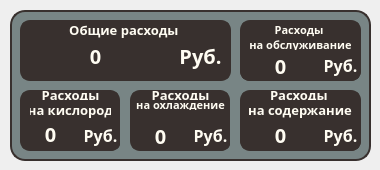
     <widget class="QWidget" name="tab_2">
      <attribute name="title">
       <string>Экономические показатели</string>
      </attribute>
      <widget class="QWidget" name="widget_2" native="true">
       <property name="geometry">
        <rect>
         <x>10</x>
         <y>10</y>
         <width>361</width>
         <height>151</height>
        </rect>
       </property>
       <property name="styleSheet">
        <string notr="true">
color: #FFFCF2;
background-color: #788585;
border-radius: 15px;                     /* &lt;----  закругление краев  */ 
font-weight: bold;
font-size: 10pt;
font-family: Montserrat ExtraBold;
border: 2px solid #38302e; /*&lt;----- цвет границы*/
</string>
       </property>
       <widget class="QWidget" name="widget_indicators_cell_4" native="true">
        <property name="geometry">
         <rect>
          <x>10</x>
          <y>10</y>
          <width>211</width>
          <height>61</height>
         </rect>
        </property>
        <property name="styleSheet">
         <string notr="true">
color: #FFFCF2;
background-color: #38302e;
border-radius: 10px;                     /* &lt;----  закругление краев  */ 
font-weight: bold;
font-size: 10pt;
font-family: Montserrat ExtraBold;
border: 2px solid #38302e; /*&lt;----- цвет границы*/
</string>
        </property>
        <widget class="QLabel" name="label_5">
         <property name="geometry">
          <rect>
           <x>10</x>
           <y>0</y>
           <width>191</width>
           <height>20</height>
          </rect>
         </property>
         <property name="layoutDirection">
          <enum>Qt::LayoutDirection::LeftToRight</enum>
         </property>
         <property name="styleSheet">
          <string notr="true">
color: #FFFCF2;
background-color: #38302e;
border-radius: 0px;                     /* &lt;----  закругление краев  */ 
font-weight: bold;
font-size: 10pt;
font-family: Montserrat ExtraBold;
border: 0px solid #38302e; /*&lt;----- цвет границы*/
</string>
         </property>
         <property name="frameShape">
          <enum>QFrame::Shape::NoFrame</enum>
         </property>
         <property name="text">
          <string>Общие расходы </string>
         </property>
         <property name="alignment">
          <set>Qt::AlignmentFlag::AlignCenter</set>
         </property>
        </widget>
        <widget class="QLabel" name="label_expenses">
         <property name="geometry">
          <rect>
           <x>0</x>
           <y>20</y>
           <width>151</width>
           <height>31</height>
          </rect>
         </property>
         <property name="styleSheet">
          <string notr="true">font-size: 15pt;</string>
         </property>
         <property name="text">
          <string>0</string>
         </property>
         <property name="alignment">
          <set>Qt::AlignmentFlag::AlignCenter</set>
         </property>
        </widget>
        <widget class="QLabel" name="label_rouble">
         <property name="geometry">
          <rect>
           <x>150</x>
           <y>20</y>
           <width>61</width>
           <height>31</height>
          </rect>
         </property>
         <property name="styleSheet">
          <string notr="true">font-size: 15pt;</string>
         </property>
         <property name="text">
          <string>Руб.</string>
         </property>
         <property name="alignment">
          <set>Qt::AlignmentFlag::AlignCenter</set>
         </property>
        </widget>
       </widget>
       <widget class="QWidget" name="widget_indicators_cell_5" native="true">
        <property name="geometry">
         <rect>
          <x>10</x>
          <y>80</y>
          <width>100</width>
          <height>61</height>
         </rect>
        </property>
        <property name="styleSheet">
         <string notr="true">
color: #FFFCF2;
background-color: #38302e;
border-radius: 10px;                     /* &lt;----  закругление краев  */ 
font-weight: bold;
font-size: 10pt;
font-family: Montserrat ExtraBold;
border: 2px solid #38302e; /*&lt;----- цвет границы*/
</string>
        </property>
        <widget class="QLabel" name="label_6">
         <property name="geometry">
          <rect>
           <x>10</x>
           <y>0</y>
           <width>81</width>
           <height>10</height>
          </rect>
         </property>
         <property name="layoutDirection">
          <enum>Qt::LayoutDirection::LeftToRight</enum>
         </property>
         <property name="styleSheet">
          <string notr="true">
color: #FFFCF2;
background-color: #38302e;
border-radius: 0px;                     /* &lt;----  закругление краев  */ 
font-weight: bold;
font-size: 10pt;
font-family: Montserrat ExtraBold;
border: 0px solid #38302e; /*&lt;----- цвет границы*/
</string>
         </property>
         <property name="frameShape">
          <enum>QFrame::Shape::NoFrame</enum>
         </property>
         <property name="text">
          <string>Расходы</string>
         </property>
         <property name="alignment">
          <set>Qt::AlignmentFlag::AlignCenter</set>
         </property>
        </widget>
        <widget class="QLabel" name="label_oxygen_expenses">
         <property name="geometry">
          <rect>
           <x>0</x>
           <y>28</y>
           <width>61</width>
           <height>31</height>
          </rect>
         </property>
         <property name="styleSheet">
          <string notr="true">font-size: 15pt;</string>
         </property>
         <property name="text">
          <string>0</string>
         </property>
         <property name="alignment">
          <set>Qt::AlignmentFlag::AlignCenter</set>
         </property>
        </widget>
        <widget class="QLabel" name="label_22">
         <property name="geometry">
          <rect>
           <x>10</x>
           <y>10</y>
           <width>81</width>
           <height>20</height>
          </rect>
         </property>
         <property name="layoutDirection">
          <enum>Qt::LayoutDirection::LeftToRight</enum>
         </property>
         <property name="styleSheet">
          <string notr="true">
color: #FFFCF2;
background-color: #38302e;
border-radius: 0px;                     /* &lt;----  закругление краев  */ 
font-weight: bold;
font-size: 10pt;
font-family: Montserrat ExtraBold;
border: 0px solid #38302e; /*&lt;----- цвет границы*/
</string>
         </property>
         <property name="frameShape">
          <enum>QFrame::Shape::NoFrame</enum>
         </property>
         <property name="text">
          <string>на кислород</string>
         </property>
         <property name="alignment">
          <set>Qt::AlignmentFlag::AlignCenter</set>
         </property>
        </widget>
        <widget class="QLabel" name="label_rouble_5">
         <property name="geometry">
          <rect>
           <x>60</x>
           <y>30</y>
           <width>41</width>
           <height>31</height>
          </rect>
         </property>
         <property name="styleSheet">
          <string notr="true">font-size: 12pt;</string>
         </property>
         <property name="text">
          <string>Руб.</string>
         </property>
         <property name="alignment">
          <set>Qt::AlignmentFlag::AlignCenter</set>
         </property>
        </widget>
       </widget>
       <widget class="QWidget" name="widget_indicators_cell_6" native="true">
        <property name="geometry">
         <rect>
          <x>230</x>
          <y>10</y>
          <width>121</width>
          <height>61</height>
         </rect>
        </property>
        <property name="styleSheet">
         <string notr="true">
color: #FFFCF2;
background-color: #38302e;
border-radius: 10px;                     /* &lt;----  закругление краев  */ 
font-weight: bold;
font-size: 10pt;
font-family: Montserrat ExtraBold;
border: 2px solid #38302e; /*&lt;----- цвет границы*/
</string>
        </property>
        <widget class="QLabel" name="label_7">
         <property name="geometry">
          <rect>
           <x>10</x>
           <y>0</y>
           <width>101</width>
           <height>20</height>
          </rect>
         </property>
         <property name="layoutDirection">
          <enum>Qt::LayoutDirection::LeftToRight</enum>
         </property>
         <property name="styleSheet">
          <string notr="true">
color: #FFFCF2;
background-color: #38302e;
border-radius: 0px;                     /* &lt;----  закругление краев  */ 
font-weight: bold;
font-size: 8pt;
font-family: Montserrat ExtraBold;
border: 0px solid #38302e; /*&lt;----- цвет границы*/
</string>
         </property>
         <property name="frameShape">
          <enum>QFrame::Shape::NoFrame</enum>
         </property>
         <property name="text">
          <string>Расходы </string>
         </property>
         <property name="alignment">
          <set>Qt::AlignmentFlag::AlignCenter</set>
         </property>
        </widget>
        <widget class="QLabel" name="label_repair_expenses">
         <property name="geometry">
          <rect>
           <x>0</x>
           <y>30</y>
           <width>81</width>
           <height>31</height>
          </rect>
         </property>
         <property name="styleSheet">
          <string notr="true">font-size: 15pt;</string>
         </property>
         <property name="text">
          <string>0</string>
         </property>
         <property name="alignment">
          <set>Qt::AlignmentFlag::AlignCenter</set>
         </property>
        </widget>
        <widget class="QLabel" name="label_19">
         <property name="geometry">
          <rect>
           <x>10</x>
           <y>20</y>
           <width>101</width>
           <height>10</height>
          </rect>
         </property>
         <property name="layoutDirection">
          <enum>Qt::LayoutDirection::LeftToRight</enum>
         </property>
         <property name="styleSheet">
          <string notr="true">
color: #FFFCF2;
background-color: #38302e;
border-radius: 0px;                     /* &lt;----  закругление краев  */ 
font-weight: bold;
font-size: 8pt;
font-family: Montserrat ExtraBold;
border: 0px solid #38302e; /*&lt;----- цвет границы*/
</string>
         </property>
         <property name="frameShape">
          <enum>QFrame::Shape::NoFrame</enum>
         </property>
         <property name="text">
          <string>на обслуживание</string>
         </property>
         <property name="alignment">
          <set>Qt::AlignmentFlag::AlignCenter</set>
         </property>
        </widget>
        <widget class="QLabel" name="label_rouble_2">
         <property name="geometry">
          <rect>
           <x>80</x>
           <y>30</y>
           <width>41</width>
           <height>31</height>
          </rect>
         </property>
         <property name="styleSheet">
          <string notr="true">font-size: 12pt;</string>
         </property>
         <property name="text">
          <string>Руб.</string>
         </property>
         <property name="alignment">
          <set>Qt::AlignmentFlag::AlignCenter</set>
         </property>
        </widget>
       </widget>
       <widget class="QWidget" name="widget_indicators_cell_7" native="true">
        <property name="geometry">
         <rect>
          <x>230</x>
          <y>80</y>
          <width>121</width>
          <height>61</height>
         </rect>
        </property>
        <property name="styleSheet">
         <string notr="true">
color: #FFFCF2;
background-color: #38302e;
border-radius: 10px;                     /* &lt;----  закругление краев  */ 
font-weight: bold;
font-size: 10pt;
font-family: Montserrat ExtraBold;
border: 2px solid #38302e; /*&lt;----- цвет границы*/
</string>
        </property>
        <widget class="QLabel" name="label_9">
         <property name="geometry">
          <rect>
           <x>10</x>
           <y>0</y>
           <width>101</width>
           <height>10</height>
          </rect>
         </property>
         <property name="layoutDirection">
          <enum>Qt::LayoutDirection::LeftToRight</enum>
         </property>
         <property name="styleSheet">
          <string notr="true">
color: #FFFCF2;
background-color: #38302e;
border-radius: 0px;                     /* &lt;----  закругление краев  */ 
font-weight: bold;
font-size: 10pt;
font-family: Montserrat ExtraBold;
border: 0px solid #38302e; /*&lt;----- цвет границы*/
</string>
         </property>
         <property name="frameShape">
          <enum>QFrame::Shape::NoFrame</enum>
         </property>
         <property name="text">
          <string>Расходы </string>
         </property>
         <property name="alignment">
          <set>Qt::AlignmentFlag::AlignCenter</set>
         </property>
        </widget>
        <widget class="QLabel" name="label_support_expenses">
         <property name="geometry">
          <rect>
           <x>0</x>
           <y>29</y>
           <width>81</width>
           <height>31</height>
          </rect>
         </property>
         <property name="styleSheet">
          <string notr="true">font-size: 15pt;</string>
         </property>
         <property name="text">
          <string>0</string>
         </property>
         <property name="alignment">
          <set>Qt::AlignmentFlag::AlignCenter</set>
         </property>
        </widget>
        <widget class="QLabel" name="label_20">
         <property name="geometry">
          <rect>
           <x>0</x>
           <y>10</y>
           <width>120</width>
           <height>20</height>
          </rect>
         </property>
         <property name="layoutDirection">
          <enum>Qt::LayoutDirection::LeftToRight</enum>
         </property>
         <property name="styleSheet">
          <string notr="true">
color: #FFFCF2;
background-color: #38302e;
border-radius: 0px;                     /* &lt;----  закругление краев  */ 
font-weight: bold;
font-size: 10pt;
font-family: Montserrat ExtraBold;
border: 0px solid #38302e; /*&lt;----- цвет границы*/
</string>
         </property>
         <property name="frameShape">
          <enum>QFrame::Shape::NoFrame</enum>
         </property>
         <property name="text">
          <string>на содержание</string>
         </property>
         <property name="alignment">
          <set>Qt::AlignmentFlag::AlignCenter</set>
         </property>
        </widget>
        <widget class="QLabel" name="label_rouble_3">
         <property name="geometry">
          <rect>
           <x>80</x>
           <y>30</y>
           <width>41</width>
           <height>31</height>
          </rect>
         </property>
         <property name="styleSheet">
          <string notr="true">font-size: 12pt;</string>
         </property>
         <property name="text">
          <string>Руб.</string>
         </property>
         <property name="alignment">
          <set>Qt::AlignmentFlag::AlignCenter</set>
         </property>
        </widget>
       </widget>
       <widget class="QWidget" name="widget_indicators_cell_8" native="true">
        <property name="geometry">
         <rect>
          <x>120</x>
          <y>80</y>
          <width>100</width>
          <height>61</height>
         </rect>
        </property>
        <property name="styleSheet">
         <string notr="true">
color: #FFFCF2;
background-color: #38302e;
border-radius: 10px;                     /* &lt;----  закругление краев  */ 
font-weight: bold;
font-size: 10pt;
font-family: Montserrat ExtraBold;
border: 2px solid #38302e; /*&lt;----- цвет границы*/
</string>
        </property>
        <widget class="QLabel" name="label_21">
         <property name="geometry">
          <rect>
           <x>10</x>
           <y>0</y>
           <width>81</width>
           <height>10</height>
          </rect>
         </property>
         <property name="layoutDirection">
          <enum>Qt::LayoutDirection::LeftToRight</enum>
         </property>
         <property name="styleSheet">
          <string notr="true">
color: #FFFCF2;
background-color: #38302e;
border-radius: 0px;                     /* &lt;----  закругление краев  */ 
font-weight: bold;
font-size: 10pt;
font-family: Montserrat ExtraBold;
border: 0px solid #38302e; /*&lt;----- цвет границы*/
</string>
         </property>
         <property name="frameShape">
          <enum>QFrame::Shape::NoFrame</enum>
         </property>
         <property name="text">
          <string>Расходы</string>
         </property>
         <property name="alignment">
          <set>Qt::AlignmentFlag::AlignCenter</set>
         </property>
        </widget>
        <widget class="QLabel" name="label_cooling_expenses">
         <property name="geometry">
          <rect>
           <x>0</x>
           <y>35</y>
           <width>61</width>
           <height>21</height>
          </rect>
         </property>
         <property name="styleSheet">
          <string notr="true">font-size: 15pt;</string>
         </property>
         <property name="text">
          <string>0</string>
         </property>
         <property name="alignment">
          <set>Qt::AlignmentFlag::AlignCenter</set>
         </property>
        </widget>
        <widget class="QLabel" name="label_23">
         <property name="geometry">
          <rect>
           <x>0</x>
           <y>10</y>
           <width>101</width>
           <height>10</height>
          </rect>
         </property>
         <property name="layoutDirection">
          <enum>Qt::LayoutDirection::LeftToRight</enum>
         </property>
         <property name="styleSheet">
          <string notr="true">
color: #FFFCF2;
background-color: #38302e;
border-radius: 0px;                     /* &lt;----  закругление краев  */ 
font-weight: bold;
font-size: 8pt;
font-family: Montserrat ExtraBold;
border: 0px solid #38302e; /*&lt;----- цвет границы*/
</string>
         </property>
         <property name="frameShape">
          <enum>QFrame::Shape::NoFrame</enum>
         </property>
         <property name="text">
          <string>на охлаждение</string>
         </property>
         <property name="alignment">
          <set>Qt::AlignmentFlag::AlignCenter</set>
         </property>
        </widget>
        <widget class="QLabel" name="label_rouble_4">
         <property name="geometry">
          <rect>
           <x>60</x>
           <y>30</y>
           <width>41</width>
           <height>31</height>
          </rect>
         </property>
         <property name="styleSheet">
          <string notr="true">font-size: 12pt;</string>
         </property>
         <property name="text">
          <string>Руб.</string>
         </property>
         <property name="alignment">
          <set>Qt::AlignmentFlag::AlignCenter</set>
         </property>
        </widget>
       </widget>
      </widget>
     </widget>
